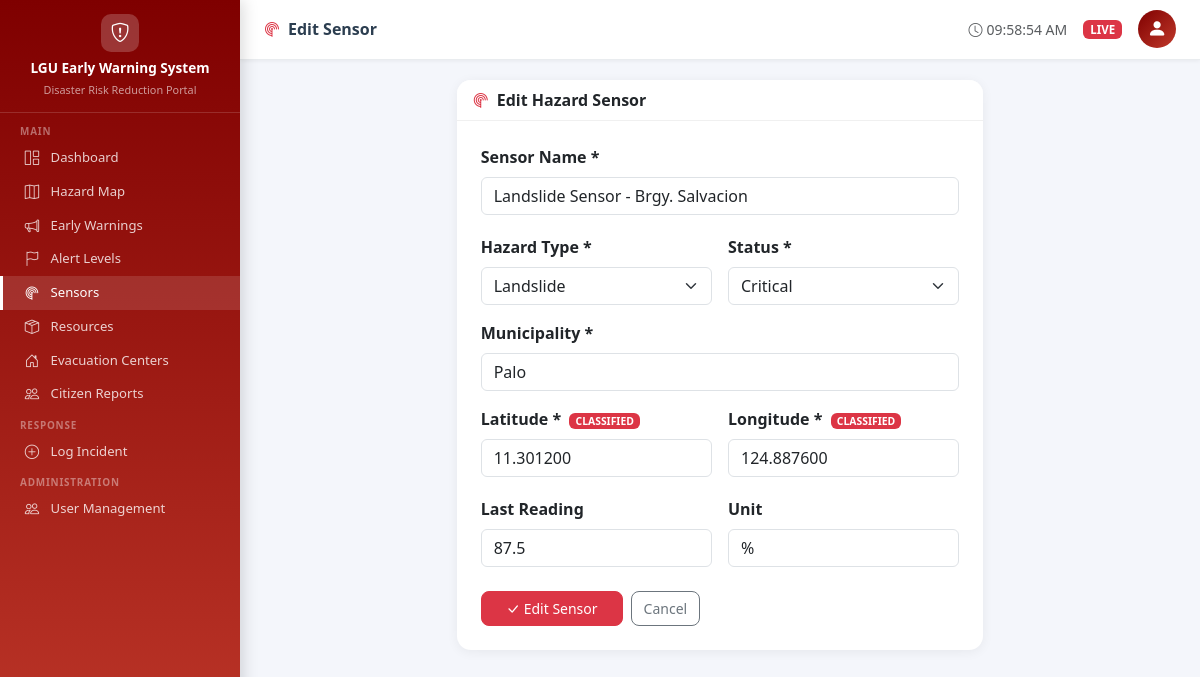
The app's page /sensors/3/edit/ (signed in) with its own data.
### incidents/models.py (models this page shows, shortened)
class HazardSensor(models.Model):
    HAZARD_TYPES = [
        ('FLOOD', 'Flood'),
        ('TYPHOON', 'Typhoon'),
        ('LANDSLIDE', 'Landslide'),
        ('EARTHQUAKE', 'Earthquake'),
        ('FIRE', 'Fire'),
        ('STORM_SURGE', 'Storm Surge'),
    ]
    STATUS_CHOICES = [
        ('NORMAL', 'Normal'),
        ('WARNING', 'Warning'),
        ('CRITICAL', 'Critical'),
        ('OFFLINE', 'Offline'),
    ]
    name = models.CharField(max_length=100)
    hazard_type = models.CharField(max_length=20, choices=HAZARD_TYPES)
    status = models.CharField(max_length=10, choices=STATUS_CHOICES, default='NORMAL')
    latitude = models.DecimalField(max_digits=9, decimal_places=6)
    longitude = models.DecimalField(max_digits=9, decimal_places=6)
    municipality = models.CharField(max_length=100)
    last_reading = models.FloatField(null=True, blank=True)
    unit = models.CharField(max_length=20, blank=True, help_text='e.g. mm, m/s, magnitude')
    updated_at = models.DateTimeField(auto_now=True)
    class Meta:
        ordering = ['-updated_at']

### incidents/views.py (the view)
# urls.py: path('sensors/<int:pk>/edit/', views.sensor_edit, name='sensor_edit'),
@login_required
def sensor_edit(request, pk):
    if not request.user.is_lgu_admin():
        return HttpResponseForbidden('LGU Admin access required.')
    sensor = get_object_or_404(HazardSensor, pk=pk)
    from .forms import HazardSensorForm
    form = HazardSensorForm(request.POST or None, instance=sensor)
    if request.method == 'POST' and form.is_valid():
        form.save()
        audit.info(f'SENSOR_UPDATED | user={request.user.username} | sensor_id={pk} | ts={timezone.now()}')
        messages.success(request, f'Sensor "{sensor.name}" updated.')
        return redirect('sensor_list')
    return render(request, 'incidents/sensor_form.html', {'form': form, 'action': 'Edit', 'sensor': sensor})

### incidents/forms.py
class HazardSensorForm(forms.ModelForm):
    class Meta:
        model = HazardSensor
        fields = ['name', 'hazard_type', 'status', 'municipality',
                  'latitude', 'longitude', 'last_reading', 'unit']
        widgets = {
            'name': forms.TextInput(attrs={'class': 'form-control', 'placeholder': 'e.g. Flood Sensor - Brgy. San Jose'}),
            'hazard_type': forms.Select(attrs={'class': 'form-select'}),
            'status': forms.Select(attrs={'class': 'form-select'}),
            'municipality': forms.TextInput(attrs={'class': 'form-control', 'placeholder': 'e.g. Tacloban City'}),
            'latitude': forms.NumberInput(attrs={'class': 'form-control', 'step': '0.000001', 'placeholder': 'e.g. 11.244200'}),
            'longitude': forms.NumberInput(attrs={'class': 'form-control', 'step': '0.000001', 'placeholder': 'e.g. 125.003800'}),
            'last_reading': forms.NumberInput(attrs={'class': 'form-control', 'step': '0.01', 'placeholder': 'e.g. 2.80'}),
            'unit': forms.TextInput(attrs={'class': 'form-control', 'placeholder': 'e.g. meters, km/h, magnitude'}),
        }

### accounts/models.py (called while the page is built)
    def is_lgu_admin(self):
        return self.role == self.ROLE_LGU_ADMIN

### templates/incidents/sensor_form.html (shortened to what this page needs)
{% extends 'base.html' %}
{% block nav_sensors %}active{% endblock %}
{% block page_title %}<i class="bi bi-radar me-2 text-danger"></i>{{ action }} Sensor{% endblock %}
{% block content %}
<div class="row justify-content-center">
  <div class="col-lg-7">
    <div class="card">
      <div class="card-header bg-white">
        <strong><i class="bi bi-radar me-2 text-danger"></i>{{ action }} Hazard Sensor</strong>
      </div>
      <div class="card-body p-4">
        <form method="post">
          <div class="row g-3">
            <div class="col-12">
              <label class="form-label fw-semibold">Sensor Name *</label>
              {{ form.name }}
            </div>
            <div class="col-md-6">
              <label class="form-label fw-semibold">Hazard Type *</label>
              {{ form.hazard_type }}
            </div>
            <div class="col-md-6">
              <label class="form-label fw-semibold">Status *</label>
              {{ form.status }}
            </div>
            <div class="col-12">
              <label class="form-label fw-semibold">Municipality *</label>
              {{ form.municipality }}
            </div>
            <div class="col-md-6">
              <label class="form-label fw-semibold">
                Latitude *
                <span class="badge bg-danger ms-1" style="font-size:.65rem;">CLASSIFIED</span>
              </label>
              {{ form.latitude }}
            </div>
            <div class="col-md-6">
              <label class="form-label fw-semibold">
                Longitude *
                <span class="badge bg-danger ms-1" style="font-size:.65rem;">CLASSIFIED</span>
              </label>
              {{ form.longitude }}
            </div>
            <div class="col-md-6">
              <label class="form-label fw-semibold">Last Reading</label>
              {{ form.last_reading }}
            </div>
            <div class="col-md-6">
              <label class="form-label fw-semibold">Unit</label>
              {{ form.unit }}
            </div>
          </div>
          <div class="mt-4 d-flex gap-2">
            <button type="submit" class="btn btn-danger px-4">
              <i class="bi bi-check-lg me-1"></i>{{ action }} Sensor
            </button>
            <a href="{% url 'sensor_list' %}" class="btn btn-outline-secondary">Cancel</a>
          </div>
        </form>
      </div>
    </div>
  </div>
</div>
{% endblock %}

### templates/base.html (style rules this page uses)
body { background: #f4f6fb; font-family: 'Segoe UI', sans-serif; }
.card { border: none; border-radius: 14px; box-shadow: 0 2px 12px rgba(0,0,0,.06); }
.card-header { border-radius: 14px 14px 0 0 !important; border-bottom: 1px solid rgba(0,0,0,.06); }
.badge { font-size: .72rem; padding: .3em .6em; }
.btn { border-radius: 8px; font-size: .875rem; }

### records on screen
HazardSensor: name "Landslide Sensor - Brgy. Salvacion", hazard_type "Landslide", status "Critical", municipality "Palo", latitude "11.301200", longitude "124.887600", last_reading "87.5", unit "%"

### other values on screen
{{ action }} "Edit"
